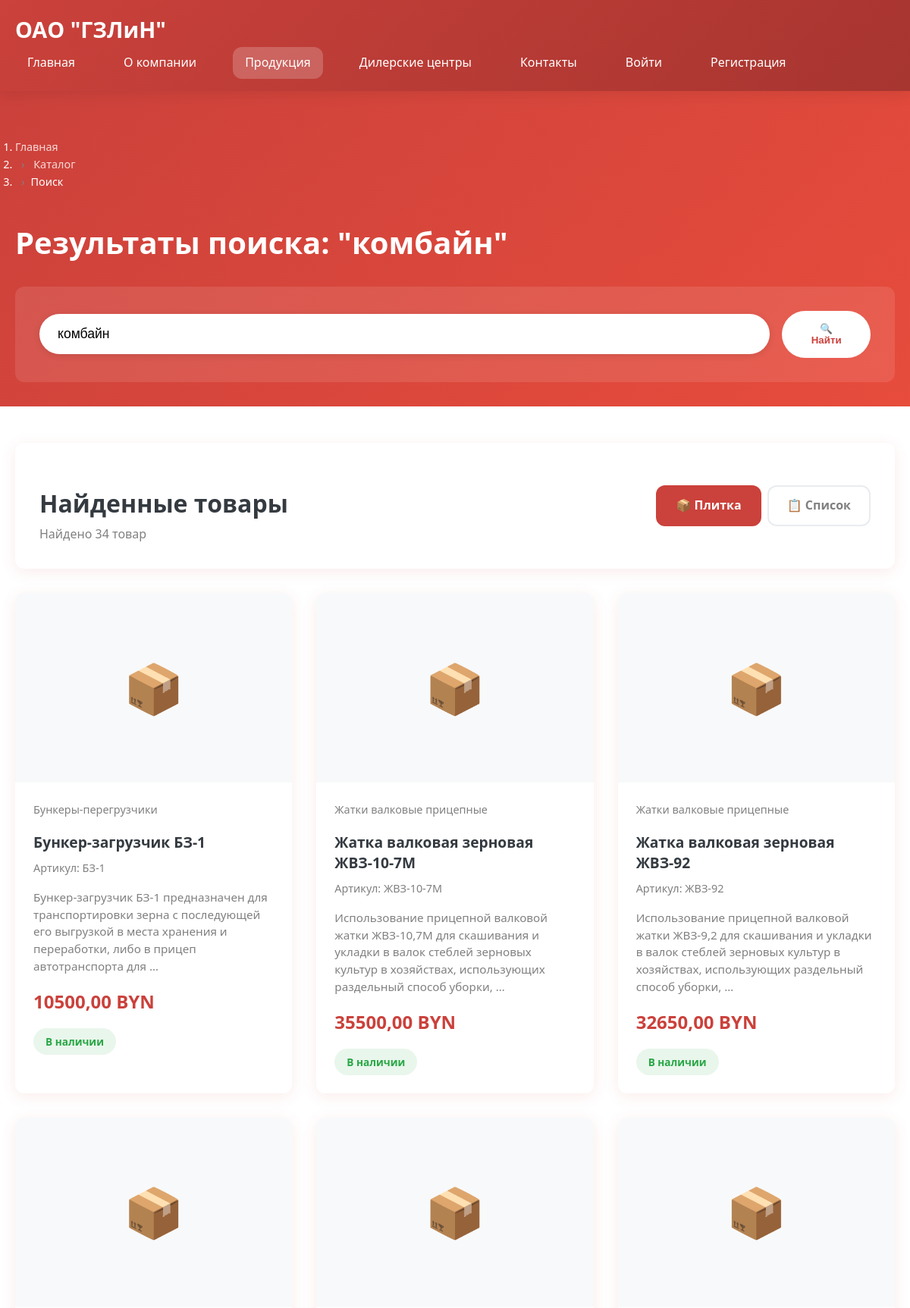
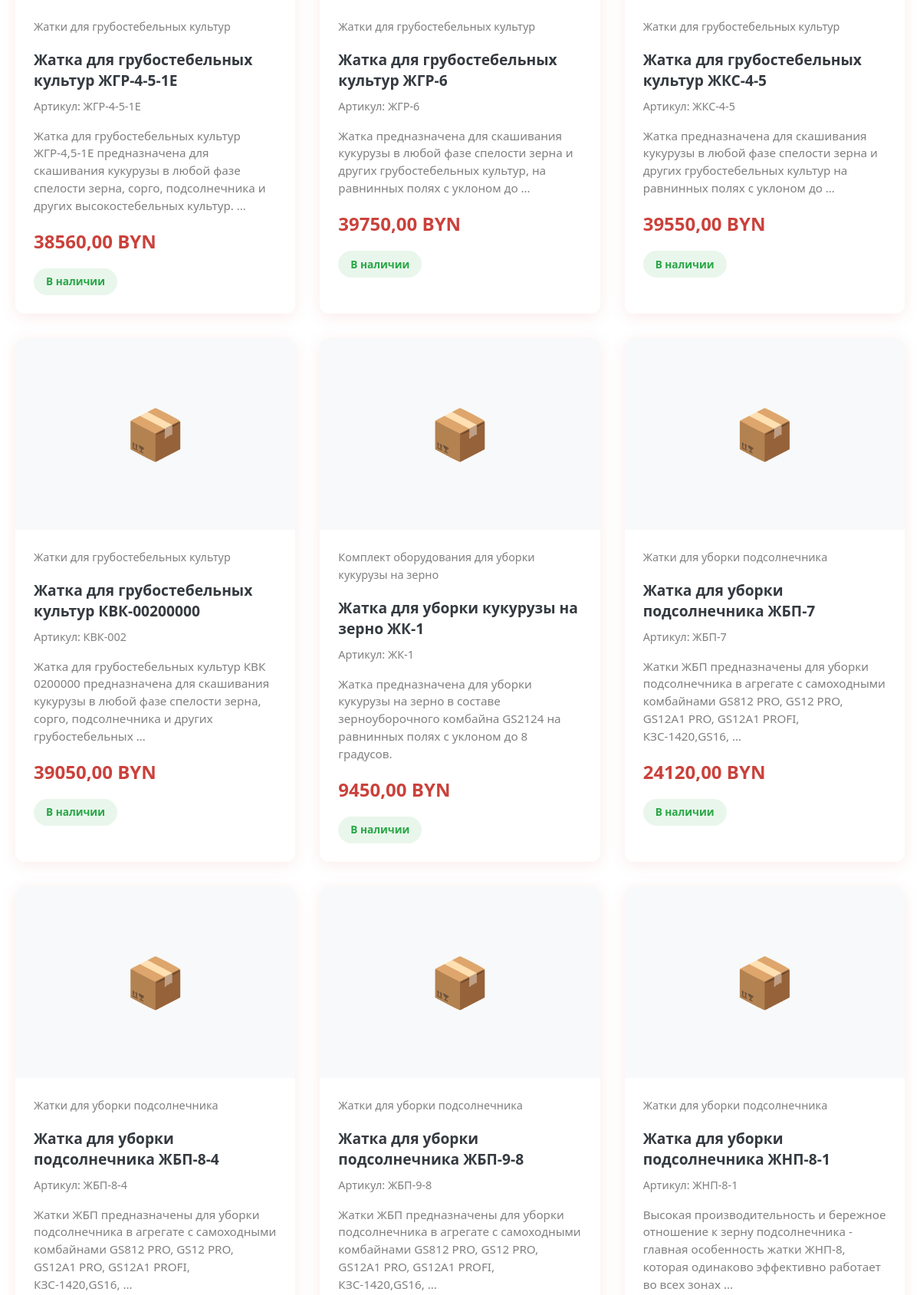
The app's page /catalog/search/?q=комбайн (upper part) with its own data (2 pictures, top to bottom).
### apps/catalog/models.py (models this page shows, shortened)
class Product(AbstractBaseModel, SeoModel):
    UNITS = [
        ('pcs', _('шт')),
        ('kg', _('кг')),
        ('m', _('м')),
        ('m2', _('м²')),
        ('m3', _('м³')),
        ('l', _('л')),
        ('set', _('комплект')),
    ]
    STATUS_CHOICES = [
        ('draft', _('Черновик')),
        ('published', _('Опубликован')),
        ('archived', _('Архивный')),
    ]
    name = models.CharField(_('Название'), max_length=255)
    slug = models.SlugField(_('URL'), max_length=255, unique=True)
    article = models.CharField(_('Артикул'), max_length=50, unique=True)
    category = models.ForeignKey(
        'Category',
        on_delete=models.PROTECT,
        related_name='products',
        verbose_name=_('Категория')
    )
    short_description = models.TextField(
        _('Краткое описание'),
        max_length=500,
        blank=True
    )
    description = models.TextField(_('Подробное описание'), blank=True)
    specifications = models.TextField(_('Технические характеристики'), blank=True)
    price = models.DecimalField(
        _('Цена'),
        max_digits=10,
        decimal_places=2,
        default=0
    )
    old_price = models.DecimalField(
        _('Старая цена'),
        max_digits=10,
        decimal_places=2,
        blank=True,
        null=True
    )
    stock_quantity = models.PositiveIntegerField(
        _('Количество на складе'),
        default=0
    )
    min_stock_level = models.PositiveIntegerField(
        _('Минимальный остаток'),
        default=5
    )
    unit = models.CharField(
        _('Единица измерения'),
        max_length=10,
        choices=UNITS,
        default='pcs'
    )
    weight = models.DecimalField(
        _('Вес (кг)'),
        max_digits=8,
        decimal_places=3,
        blank=True,
        null=True
    )
    dimensions = models.CharField(
        _('Размеры (ДxШxВ)'),
        max_length=100,
        blank=True,
        help_text=_('Размеры в мм')
    )
    material = models.CharField(
        _('Материал'),
        max_length=100,
        blank=True
    )
    color = models.CharField(
        _('Цвет'),
        max_length=50,
        blank=True
    )
    status = models.CharField(
        _('Статус'),
        max_length=20,
        choices=STATUS_CHOICES,
        default='draft'
    )
    is_published = models.BooleanField(
        _('Опубликован'),
        default=False
    )
    is_featured = models.BooleanField(
        _('Рекомендуемый'),
        default=False
    )
    is_bestseller = models.BooleanField(
        _('Хит продаж'),
        default=False
    )
    is_new = models.BooleanField(
        _('Новинка'),
        default=False
    )
    views_count = models.PositiveIntegerField(
        _('Количество просмотров'),
        default=0
    )
    orders_count = models.PositiveIntegerField(
        _('Количество заказов'),
        default=0
    )
    image = models.ImageField(
        _('Изображение'),
        upload_to='products/',
        blank=True,
        null=True
    )
    published_at = models.DateTimeField(
        _('Дата публикации'),
        blank=True,
        null=True
    )
    objects = ProductManager()
    class Meta:
        verbose_name = _('Товар')
        verbose_name_plural = _('Товары')
        ordering = ['-created_at', 'name']
        indexes = [
            models.Index(fields=['category', 'is_active', 'is_published']),
            models.Index(fields=['article']),
            models.Index(fields=['price']),
            models.Index(fields=['stock_quantity']),
            models.Index(fields=['is_featured', 'is_published']),
        ]

class Category(AbstractBaseModel, SeoModel):
    name = models.CharField(_('Название'), max_length=255)
    slug = models.SlugField(
        _('URL'),
        max_length=100,
        unique=True,
        help_text=_('Уникальный URL для категории')
    )
    description = models.TextField(_('Описание'), blank=True)
    image = models.ImageField(
        _('Изображение'),
        upload_to='categories/',
        blank=True,
        null=True,
        help_text=_('Изображение категории для каталога')
    )
    parent = models.ForeignKey(
        'self',
        on_delete=models.CASCADE,
        related_name='children',
        verbose_name=_('Родительская категория'),
        blank=True,
        null=True
    )
    sort_order = models.PositiveIntegerField(
        _('Порядок сортировки'),
        default=0,
        help_text=_('Чем меньше число, тем выше в списке')
    )
    is_featured = models.BooleanField(
        _('Рекомендуемая'),
        default=False,
        help_text=_('Отображать на главной странице')
    )
    objects = CategoryManager()
    class Meta:
        verbose_name = _('Категория')
        verbose_name_plural = _('Категории')
        ordering = ['sort_order', 'name']
        indexes = [
            models.Index(fields=['parent', 'is_active']),
            models.Index(fields=['is_featured', 'is_active']),
            models.Index(fields=['sort_order']),
        ]

### apps/catalog/views.py (the view)
# urls.py: path('search/', views.ProductSearchView.as_view(), name='product_search'),
class ProductSearchView(ListView):
    model = Product
    template_name = 'catalog/product_search.html'
    context_object_name = 'products'
    paginate_by = 20
    def get_queryset(self):
        query = self.request.GET.get('q', '').strip()
        if not query:
            return Product.objects.none()
        queryset = Product.objects.filter(
            Q(name__icontains=query) |
            Q(short_description__icontains=query) |
            Q(description__icontains=query) |
            Q(article__icontains=query),
            is_active=True,
            is_published=True
        ).select_related('category').distinct()
        queryset = queryset.order_by('-is_featured', 'name')
        return queryset
    def get_context_data(self, **kwargs):
        context = super().get_context_data(**kwargs)
        query = self.request.GET.get('q', '').strip()
        context['query'] = query
        context['title'] = f'Поиск: {query}' if query else 'Поиск товаров'
        view_type = self.request.GET.get('view', 'grid')
        context['view_type'] = view_type
        return context

### templates/catalog/product_search.html (shortened to what this page needs)
{% extends 'base.html' %}
{% load static %}
{% block content %}
<div class="search-header">
    <div class="container">
        <nav aria-label="breadcrumb" style="margin-bottom: 1rem;">
            <ol class="breadcrumb" style="background: transparent; margin-bottom: 0;">
                <li class="breadcrumb-item">
                    <a href="{% url 'core:home' %}" style="color: rgba(255,255,255,0.8);">Главная</a>
                </li>
                <li class="breadcrumb-item">
                    <a href="{% url 'catalog:product_list' %}" style="color: rgba(255,255,255,0.8);">Каталог</a>
                </li>
                <li class="breadcrumb-item active" style="color: white;">Поиск</li>
            </ol>
        </nav>
        <h1 style="color: white; margin-bottom: 0;">
            {% if query %}
                Результаты поиска: "{{ query }}"
            {% else %}
                Поиск товаров
            {% endif %}
        </h1>
        <form method="get" class="search-form" style="display: flex; align-items: center;">
            <input type="text" name="q" value="{{ query }}" placeholder="Введите название товара или артикул..."
                   class="search-input" autocomplete="off">
            <button type="submit" class="search-btn">🔍 Найти</button>
        </form>
    </div>
</div>
<div class="container">
    {% if query %}
        <div class="search-results-header">
            <div class="results-info">
                <h2>Найденные товары</h2>
                <div class="results-count">
                    {% if products %}
                        Найдено {{ page_obj.paginator.count }} товар{{ page_obj.paginator.count|pluralize:"ов,ов,ов" }}
                    {% else %}
                        Товары не найдены
                    {% endif %}
                </div>
            </div>
            {% if products %}
            <div class="view-controls">
                <a href="?q={{ query }}&view=grid"
                   class="view-btn {% if view_type == 'grid' or not view_type %}active{% endif %}">
                    📦 Плитка
                </a>
                <a href="?q={{ query }}&view=list"
                   class="view-btn {% if view_type == 'list' %}active{% endif %}">
                    📋 Список
                </a>
            </div>
            {% endif %}
        </div>
        {% if products %}
            <div class="{% if view_type == 'list' %}products-list{% else %}products-grid{% endif %}">
                {% for product in products %}
                <a href="{% url 'catalog:product_detail' slug=product.slug %}"
                   class="product-card {% if view_type == 'list' %}list-view{% endif %}">
                    {% if product.image %}
                        <img src="{{ product.image.url }}" alt="{{ product.name }}" class="product-image">
                    {% else %}
                        <div class="product-image-placeholder">
                            📦
                        </div>
                    {% endif %}
                    <div class="product-info">
                        {% if product.category %}
                        <div class="product-category">{{ product.category.name }}</div>
                        {% endif %}
                        <h3 class="product-name">{{ product.name }}</h3>
                        {% if product.article %}
                        <div class="product-article">Артикул: {{ product.article }}</div>
                        {% endif %}
                        {% if product.short_description %}
                        <div class="product-description">
                            {{ product.short_description|truncatewords:20 }}
                        </div>
                        {% endif %}
                        <div class="product-price">{{ product.price }} BYN</div>
                        <div class="product-actions">
                            {% if product.stock_quantity > 0 %}
                                {% if product.stock_quantity <= product.min_stock_level %}
                                    <span class="stock-status low-stock">Мало</span>
                                {% else %}
                                    <span class="stock-status in-stock">В наличии</span>
                                {% endif %}
                            {% else %}
                                <span class="stock-status out-of-stock">Нет в наличии</span>
                            {% endif %}
                        </div>
                    </div>
                </a>
                {% endfor %}
            </div>
        {% endif %}
    {% endif %}
</div>
{% endblock %}

### static/css/main.css (style rules this page uses)
:root { --primary-red: #cb413b; --primary-red-dark: #a73530; --secondary-gray: #808080; --light-gray: #f8f9fa; --dark-gray: #343a40; --white: #ffffff; --shadow: 0 4px 20px rgba(203, 65, 59, 0.1); --shadow-hover: 0 8px 30px rgba(203, 65, 59, 0.2); --radius: 12px; --transition: all 0.3s cubic-bezier(0.4, 0, 0.2, 1); --font-family: 'Segoe UI', Tahoma, Geneva, Verdana, sans-serif; }
* { box-sizing: border-box; }
body { font-family: var(--font-family); line-height: 1.6; color: var(--dark-gray); background-color: var(--white); margin: 0; padding: 0; }
.container { max-width: 1200px; margin: 0 auto; padding: 0 20px; }
h1, h2, h3, h4, h5, h6 { font-weight: 700; line-height: 1.3; margin-bottom: 1rem; color: var(--dark-gray); }
h1 { font-size: 2.5rem; }
h2 { font-size: 2rem; }
h3 { font-size: 1.5rem; }
a { color: var(--primary-red); text-decoration: none; transition: var(--transition); }
.breadcrumb { background: none; padding: 1rem 0; margin-bottom: 2rem; font-size: 0.9rem; }
.breadcrumb-item a { color: var(--primary-red, #cb413b); text-decoration: none; transition: color 0.3s ease; }
.breadcrumb-item.active { color: var(--secondary-gray, #6c757d); }
.breadcrumb-item + .breadcrumb-item::before { content: "›"; color: var(--secondary-gray, #6c757d); margin: 0 0.5rem; }
@media (max-width: 1200px) { .container { max-width: 960px; } }

### static/css/wishlist.css (style rules this page uses)
:root { --primary-red: #cb413b; --heart-color: #e74c3c; --heart-color-inactive: #ccc; --white: #ffffff; --shadow-light: rgba(0, 0, 0, 0.1); --shadow-medium: rgba(0, 0, 0, 0.15); --shadow-heavy: rgba(0, 0, 0, 0.25); --transition-fast: 0.2s ease; --transition-normal: 0.3s ease; --transition-slow: 0.5s ease; }

### templates/base.html (style rules this page uses)
:root { --primary-red: #cb413b; --primary-red-dark: #a73530; --secondary-gray: #808080; --light-gray: #f8f9fa; --dark-gray: #343a40; --white: #ffffff; --shadow: 0 4px 20px rgba(203, 65, 59, 0.1); --shadow-hover: 0 8px 30px rgba(203, 65, 59, 0.2); --radius: 12px; --transition: all 0.3s cubic-bezier(0.4, 0, 0.2, 1); --font-family: 'Segoe UI', Tahoma, Geneva, Verdana, sans-serif; }
* { box-sizing: border-box; }
body { font-family: var(--font-family); line-height: 1.6; color: var(--dark-gray); background-color: var(--white); margin: 0; padding: 0; }
.container { max-width: 1200px; margin: 0 auto; padding: 0 20px; }

### records on screen
Product: category.name "Бункеры-перегрузчики", name "Бункер-загрузчик БЗ-1", article "БЗ-1", short_description "Бункер-загрузчик БЗ-1 предназначен для транспортировки зерна с последующей его выгрузкой в места хранения и переработки, либо в прицеп автотранспорта для …", price "10500,00", stock_quantity "В наличии"
Product: category.name "Жатки валковые прицепные", name "Жатка валковая зерновая ЖВЗ-10-7М", article "ЖВЗ-10-7М", short_description "Использование прицепной валковой жатки ЖВЗ-10,7М для скашивания и укладки в валок стеблей зерновых культур в хозяйствах, использующих раздельный способ уборки, …", price "35500,00", stock_quantity "В наличии"
Product: category.name "Жатки валковые прицепные", name "Жатка валковая зерновая ЖВЗ-92", article "ЖВЗ-92", short_description "Использование прицепной валковой жатки ЖВЗ-9,2 для скашивания и укладки в валок стеблей зерновых культур в хозяйствах, использующих раздельный способ уборки, …", price "32650,00", stock_quantity "В наличии"
Product: category.name "Жатки для грубостебельных культур", name "Жатка для грубостебельных культур ЖГР-4-5-1Е", article "ЖГР-4-5-1Е", short_description "Жатка для грубостебельных культур ЖГР-4,5-1Е предназначена для скашивания кукурузы в любой фазе спелости зерна, сорго, подсолнечника и других высокостебельных культур. …", price "38560,00", stock_quantity "В наличии"
Product: category.name "Жатки для грубостебельных культур", name "Жатка для грубостебельных культур ЖГР-6", article "ЖГР-6", short_description "Жатка предназначена для скашивания кукурузы в любой фазе спелости зерна и других грубостебельных культур, на равнинных полях с уклоном до …", price "39750,00", stock_quantity "В наличии"
Product: category.name "Жатки для грубостебельных культур", name "Жатка для грубостебельных культур ЖКС-4-5", article "ЖКС-4-5", short_description "Жатка предназначена для скашивания кукурузы в любой фазе спелости зерна и других грубостебельных культур на равнинных полях с уклоном до …", price "39550,00", stock_quantity "В наличии"
Product: category.name "Жатки для грубостебельных культур", name "Жатка для грубостебельных культур КВК-00200000", article "КВК-002", short_description "Жатка для грубостебельных культур КВК 0200000 предназначена для скашивания кукурузы в любой фазе спелости зерна, сорго, подсолнечника и других грубостебельных …", price "39050,00", stock_quantity "В наличии"
Product: category.name "Комплект оборудования для уборки кукурузы на зерно", name "Жатка для уборки кукурузы на зерно ЖК-1", article "ЖК-1", short_description "Жатка предназначена для уборки кукурузы на зерно в составе зерноуборочного комбайна GS2124 на равнинных полях с уклоном до 8 градусов.", price "9450,00", stock_quantity "В наличии"
Product: category.name "Жатки для уборки подсолнечника", name "Жатка для уборки подсолнечника ЖБП-7", article "ЖБП-7", short_description "Жатки ЖБП предназначены для уборки подсолнечника в агрегате с самоходными комбайнами GS812 PRO, GS12 PRO, GS12A1 PRO, GS12A1 PROFI, КЗС-1420,GS16, …", price "24120,00", stock_quantity "В наличии"
Product: category.name "Жатки для уборки подсолнечника", name "Жатка для уборки подсолнечника ЖБП-8-4", article "ЖБП-8-4", short_description "Жатки ЖБП предназначены для уборки подсолнечника в агрегате с самоходными комбайнами GS812 PRO, GS12 PRO, GS12A1 PRO, GS12A1 PROFI, КЗС-1420,GS16, …"
Product: category.name "Жатки для уборки подсолнечника", name "Жатка для уборки подсолнечника ЖБП-9-8", article "ЖБП-9-8", short_description "Жатки ЖБП предназначены для уборки подсолнечника в агрегате с самоходными комбайнами GS812 PRO, GS12 PRO, GS12A1 PRO, GS12A1 PROFI, КЗС-1420,GS16, …"
Product: category.name "Жатки для уборки подсолнечника", name "Жатка для уборки подсолнечника ЖНП-8-1", article "ЖНП-8-1", short_description "Высокая производительность и бережное отношение к зерну подсолнечника - главная особенность жатки ЖНП-8, которая одинаково эффективно работает во всех зонах …"

### other values on screen
{{ query }} "комбайн"
{{ page_obj.paginator.count }} "34"
